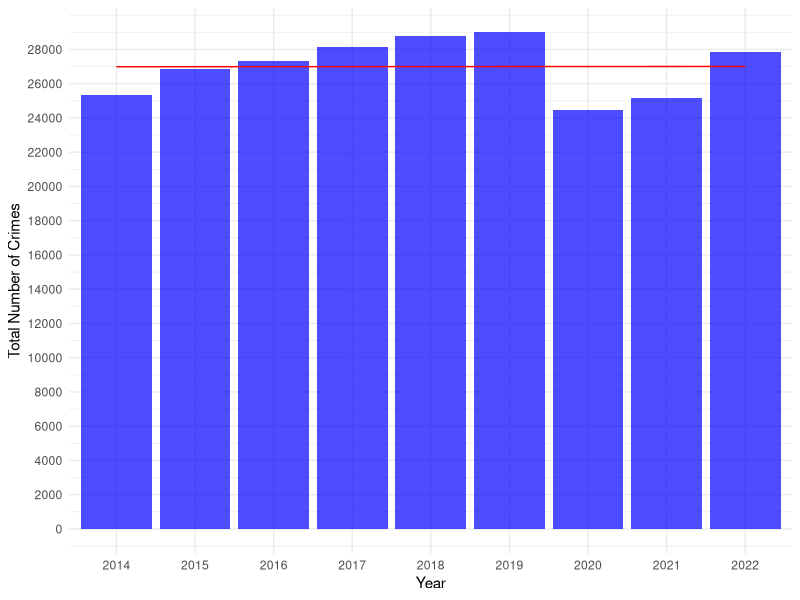
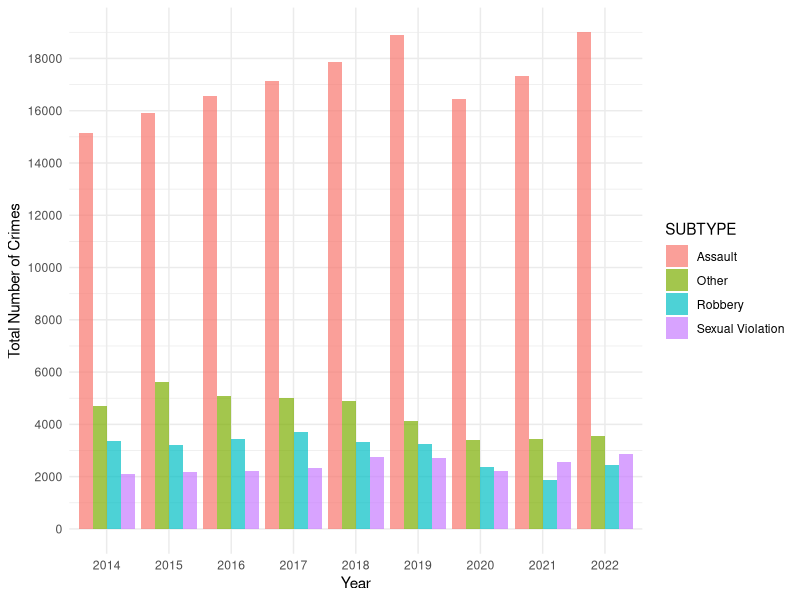
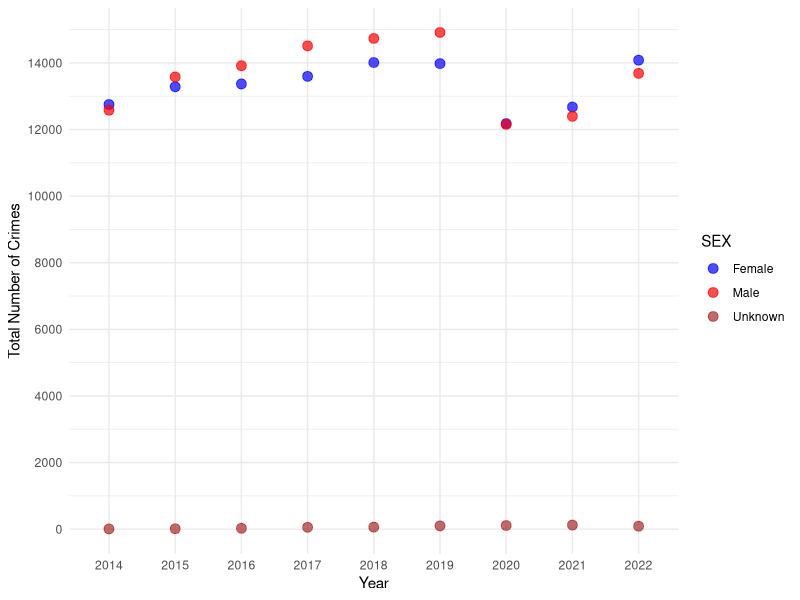
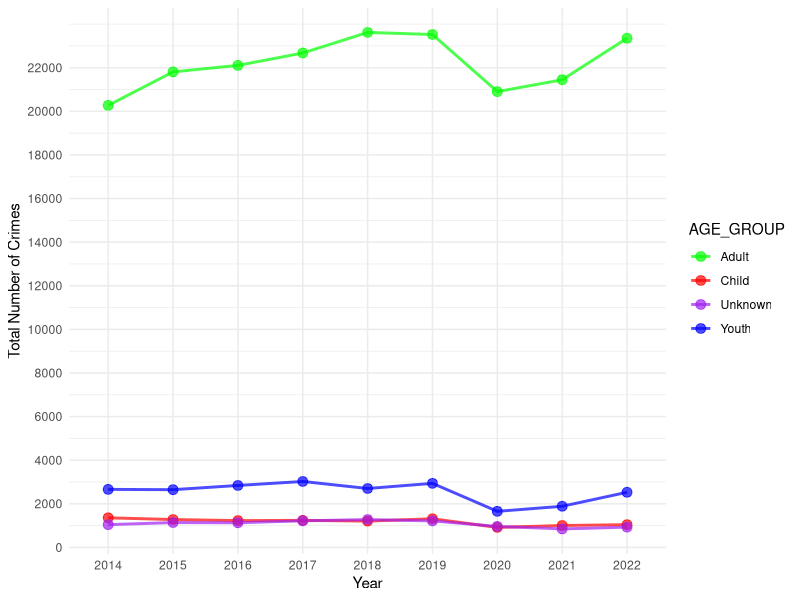

These charts were generated, in order, by the following R code:
## ---- chunk 1
knitr::opts_chunk$set(echo = FALSE, results ="hide", message = FALSE, warning = FALSE)
## ---- chunk 2

#| lable: Table 1

library("tidyverse")
setwd("/cloud/project") # to ensure directory is not reset to a different path
# Read data
crime_data <- read_csv("output/data/edited_data.csv",show_col_types = FALSE) 
column_specifications <- spec(crime_data)

# Calculate total number of crimes reported per year
total_counts <- aggregate(COUNT_ ~ REPORT_YEAR, data = crime_data, sum)

# Create a data frame for the table
crime_table <- data.frame(Year = total_counts$REPORT_YEAR, Total_Number_of_Crimes = total_counts$COUNT_)

## ---- chunk 3
#| eval: true
#| warning: false
#| label: fig-1
#| fig-cap: "Total count of crimes against the person per year (2014-2022)"


setwd("/cloud/project")
library("tidyverse")

# Read data
crime_data <- read_csv("output/data/edited_data.csv",show_col_types = FALSE) 
column_specifications <- spec(crime_data)
# Calculate total number of crimes reported per year
total_counts <- aggregate(COUNT_ ~ REPORT_YEAR, data = crime_data, sum)  
# Create a bar graph using ggplot2 
ggplot(total_counts, aes(x = as.factor(REPORT_YEAR), y = COUNT_)) +   
  geom_bar(stat = "identity", fill = "blue", alpha = 0.7) + 
   geom_line(aes(group = 1), stat = "smooth", method = "lm", se = FALSE, color = "red", linetype = "solid") +  # Add trendline
  labs(      
       x = "Year",        
       y = "Total Number of Crimes") +  
  scale_y_continuous(breaks = seq(0, max(total_counts$COUNT_), by = 2000)) + # Set y-axis breaks
  theme_minimal()

## ---- chunk 4
#| eval: true
#| warning: false
#| label: fig-2
#| fig-cap: "Total count of crimes against the person per year by type of crime (2014-2022)"

setwd("/cloud/project")
# Read data
crime_data <- read_csv("output/data/edited_data.csv", show_col_types = FALSE) 
column_specifications <- spec(crime_data)

# Aggregate total counts by REPORT_YEAR and SUBTYPE
subtype_counts <- aggregate(COUNT_ ~ REPORT_YEAR + SUBTYPE, data = crime_data, sum)

# Create a bar graph using ggplot2 with subtype on the bars
ggplot(subtype_counts, aes(x = as.factor(REPORT_YEAR), y = COUNT_, fill = SUBTYPE)) +
  geom_bar(stat = "identity", position = "dodge", alpha = 0.7) +
  labs(
       x = "Year",
       y = "Total Number of Crimes") +
  scale_y_continuous(breaks = seq(0, max(subtype_counts$COUNT_), by = 2000)) +
  theme_minimal()

## ---- chunk 5
#| eval: true
#| warning: false
#| label: fig-3
#| fig-cap: "Total count of crimes against the person of each sex per year"

setwd("/cloud/project")
# Read data
crime_data <- read_csv("output/data/edited_data.csv", show_col_types = FALSE) 
column_specifications <- spec(crime_data)

# Aggregate total counts by REPORT_YEAR and SEX 
sex_counts <- aggregate(COUNT_ ~ REPORT_YEAR + SEX, data = crime_data, sum)

# Create a scatter plot using ggplot2 with sex on the x-axis
ggplot(sex_counts, aes(x = as.factor(REPORT_YEAR), y = COUNT_, color = SEX)) +
  geom_point(size = 3, alpha = 0.7) +
  labs(
       x = "Year",
       y = "Total Number of Crimes") +
  scale_y_continuous(breaks = seq(0, max(sex_counts$COUNT_), by = 2000)) +
  scale_color_manual(values = c("F" = "blue", "M" = "red", "U" = "brown"),
                     labels = c("F" = "Female", "M" = "Male", "U" = "Unknown")) +  # Specify colors and labels
  theme_minimal()


## ---- chunk 6
#| eval: true
#| warning: false
#| label: fig-4
#| fig-cap: "Total count of crimes against the person of each age group per year"

setwd("/cloud/project")
# Read data
crime_data <- read_csv("output/data/edited_data.csv", show_col_types = FALSE) 
column_specifications <- spec(crime_data)

# Aggregate total counts by REPORT_YEAR and AGE_GROUP
age_counts <- aggregate(COUNT_ ~ REPORT_YEAR + AGE_GROUP, data = crime_data, sum)

# Create a line graph using ggplot2 with age_group on the x-axis
ggplot(age_counts, aes(x = as.factor(REPORT_YEAR), y = COUNT_, color = AGE_GROUP, group = AGE_GROUP)) +
  geom_line(linewidth = 1, alpha = 0.7) +
  geom_point(size = 3, alpha = 0.7) +
  labs(
       x = "Year",
       y = "Total Number of Crimes") +
  scale_y_continuous(breaks = seq(0, max(age_counts$COUNT_), by = 2000)) +
  scale_color_manual(values = c("Youth" = "blue", "Child" = "red", "Adult" = "green", "Unknown" = "purple"),
                     labels = c("Youth" = "Youth", "Child" = "Child", "Adult" = "Adult", "Unknown" = "Unknown")) +  # Specify colors and labels
  theme_minimal()



## ---- chunk 7
#| label: Table-2
setwd("/cloud/project")
library("tidyverse")

# Read data
crime_data <- read_csv("output/data/edited_data.csv",show_col_types = FALSE) 
column_specifications <- spec(crime_data)

# Create a table with unique combinations of AGE_GROUP and corresponding AGE_COHORT values
result_table <- crime_data %>%
  distinct(AGE_GROUP, AGE_COHORT)

# Print the resulting table
print(result_table)
